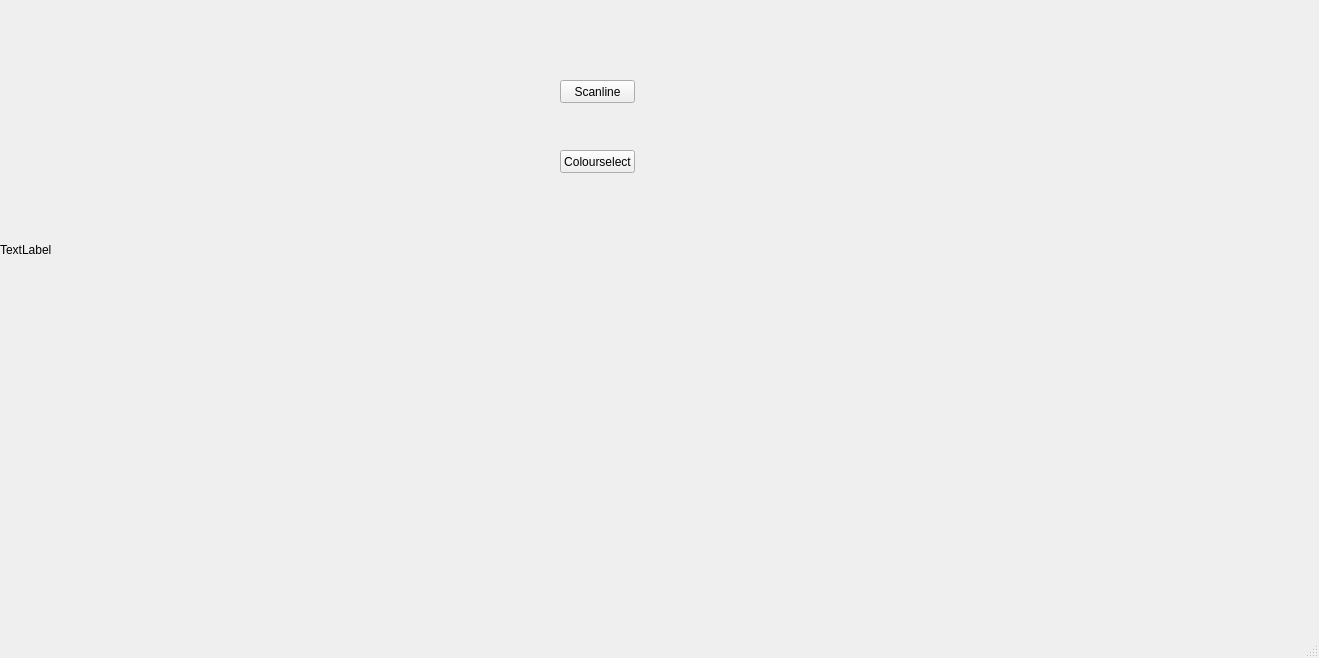
<?xml version="1.0" encoding="UTF-8"?>
<ui version="4.0">
 <class>MainWindow</class>
 <widget class="QMainWindow" name="MainWindow">
  <property name="geometry">
   <rect>
    <x>0</x>
    <y>0</y>
    <width>1319</width>
    <height>658</height>
   </rect>
  </property>
  <property name="windowTitle">
   <string>MainWindow</string>
  </property>
  <widget class="QWidget" name="centralwidget">
   <widget class="QPushButton" name="pushButton_2">
    <property name="geometry">
     <rect>
      <x>560</x>
      <y>150</y>
      <width>75</width>
      <height>23</height>
     </rect>
    </property>
    <property name="text">
     <string>Colourselect</string>
    </property>
   </widget>
   <widget class="QPushButton" name="pushButton">
    <property name="geometry">
     <rect>
      <x>560</x>
      <y>80</y>
      <width>75</width>
      <height>23</height>
     </rect>
    </property>
    <property name="text">
     <string>Scanline</string>
    </property>
   </widget>
   <widget class="QLabel" name="label">
    <property name="geometry">
     <rect>
      <x>0</x>
      <y>0</y>
      <width>531</width>
      <height>500</height>
     </rect>
    </property>
    <property name="text">
     <string>TextLabel</string>
    </property>
   </widget>
  </widget>
  <widget class="QMenuBar" name="menubar">
   <property name="geometry">
    <rect>
     <x>0</x>
     <y>0</y>
     <width>1319</width>
     <height>26</height>
    </rect>
   </property>
  </widget>
  <widget class="QStatusBar" name="statusbar"/>
 </widget>
 <resources/>
 <connections/>
</ui>
